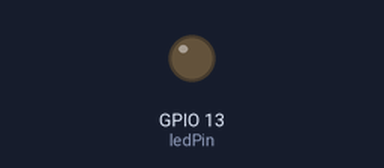
Simulated run of this sketch. Board: ESP32. Shown: output pins drawn as LEDs (lit = HIGH). WiFi joins after 1.5 s; servers stay silent unless stated; what the sketch prints to the serial monitor is not drawn.

Above: at 2.1 s.
At 7.0 s:
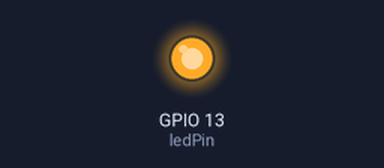
Timing chart, 0 to 8.9 s (numbered marks = the images above):
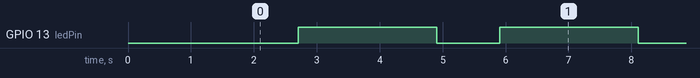

Measured:
- by itself, GPIO 13 (ledPin): alternates HIGH for 2.2 s and LOW for 1.0 s

The sketch:

wifi_client_01.ino
```cpp
/*  Connects to the home WiFi network
 *  Asks some network parameters
 *  Sends and receives message from the server in every 2 seconds
 *  Communicates: wifi_server_01.ino
 */
#include <SPI.h>
#include <WiFi.h>

byte ledPin = 13;
char ssid[] = "Hoa38 .";           // SSID of your home WiFi
char pass[] = "58@nguyencongtru";            // password of your home WiFi

unsigned long askTimer = 0;

IPAddress server(192,168,1,80);       // the fix IP address of the server
WiFiClient client;

void setup() {
  Serial.begin(115200);               // only for debug
  WiFi.begin(ssid, pass);             // connects to the WiFi router
  while (WiFi.status() != WL_CONNECTED) {
    Serial.print(".");
    delay(500);
  }
/*  Serial.println("Connected to wifi");
  Serial.print("Status: "); Serial.println(WiFi.status());    // Network parameters
  Serial.print("IP: ");     Serial.println(WiFi.localIP());
  Serial.print("Subnet: "); Serial.println(WiFi.subnetMask());
  Serial.print("Gateway: "); Serial.println(WiFi.gatewayIP());
  Serial.print("SSID: "); Serial.println(WiFi.SSID());
  Serial.print("Signal: "); Serial.println(WiFi.RSSI());*/
  pinMode(ledPin, OUTPUT);
}

void loop () {
  client.connect(server, 80);   // Connection to the server
  digitalWrite(ledPin, LOW);    // to show the communication only (inverted logic)
  Serial.println(".");
  client.println("Hello server! Are you sleeping?\r");  // sends the message to the server
  String answer = client.readStringUntil('\r');   // receives the answer from the sever
  Serial.println("from server: " + answer);
  client.flush();
  digitalWrite(ledPin, HIGH);
  delay(2000);                  // client will trigger the communication after two seconds
}
```
